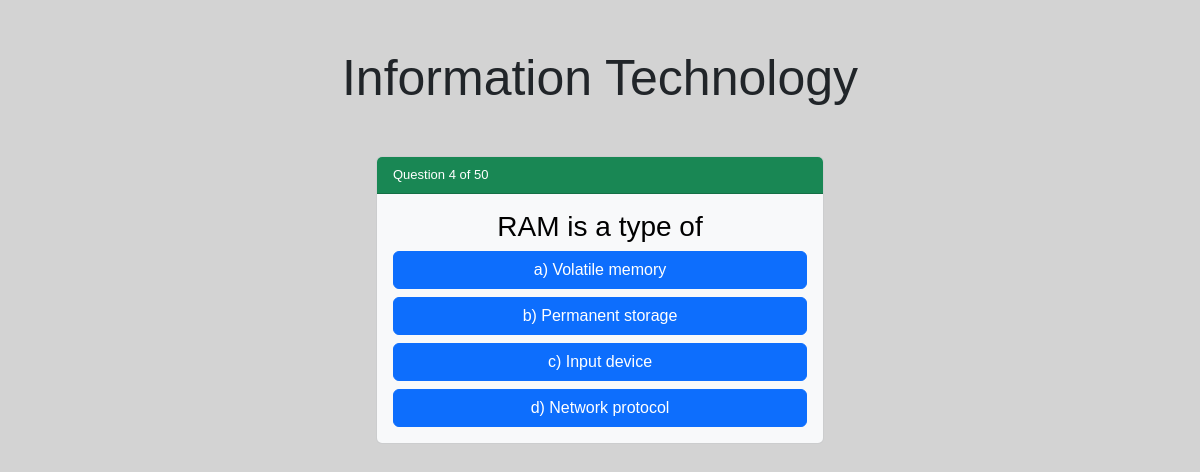
The app's page /quiz/3/3/ with its own data.
### ITwebapp/models.py (models this page shows, shortened)
class Quiz(models.Model):
    title = models.CharField(max_length=200)

class Question(models.Model):
    quiz = models.ForeignKey(Quiz, related_name="questions", on_delete=models.CASCADE)
    text = models.CharField(max_length=500)

class Answer(models.Model):
    question = models.ForeignKey(Question, related_name="answers", on_delete=models.CASCADE)
    text = models.CharField(max_length=200)
    is_correct = models.BooleanField(default=False)

### ITwebapp/views.py (the view)
# urls.py: path("quiz/<int:quiz_id>/<int:q_index>/", views.quiz_detail, name="quiz_detail"),
def quiz_detail(request, quiz_id, q_index=0):
    quiz = get_object_or_404(Quiz, id=quiz_id)
    questions = quiz.questions.all()
    if q_index == 0:
        scores = request.session.get("scores", {})
        scores[str(quiz_id)] = 0
        request.session["scores"] = scores
    if q_index >= len(questions):
        return redirect("quiz_list")
    question = questions[q_index]
    return render(request, "quiz/quiz_detail.html", {
        "quiz": quiz,
        "question": question,
        "q_index": q_index,
        "total": len(questions),
    })

### ITwebapp/templates/quiz/quiz_detail.html (shortened to what this page needs)
{% load static %}
<!DOCTYPE html>
<html>
    <head>
        <link href="https://cdn.jsdelivr.net/npm/bootstrap@5.3.8/dist/css/bootstrap.min.css" rel="stylesheet">
        <link rel="stylesheet" type="text/css" href="{% static '/css/nav.css' %}">
        <link rel="stylesheet" type="text/css" href="{% static '/css/main.css' %}">
        <link rel="stylesheet" type="text/css" href="{% static '/css/text.css' %}">
        <link rel="stylesheet" type="text/css" href="{% static '/css/layout.css' %}">
    </head>
  <body>
    <h2 class="text-center my-5">{{ quiz.title }}</h2>
    <div class="d-flex justify-content-center">
      <div class="card text-bg-light mb-3" style="width: 28rem;">
        <div class="card-header text-bg-success ">Question {{ q_index|add:1 }} of {{ total }}</div>
        <div class="card-body">
          <h3 class="card-title text-center">{{ question.text }}</h5>
          <div class="d-grid gap-2">
            {% for answer in question.answers.all %}
                <a href="{% url 'answer_question' quiz.id q_index answer.id %} " class="btn btn-primary w-100">
                  {{ answer.text }}
                </a>
            {% endfor %}
            </div>
        </div>
    </div>
  </body>
</html>

### ITwebapp/static/css/main.css (style rules this page uses)
body { font-family: Arial; font-size: small; background: lightgray; }

### ITwebapp/static/css/text.css (style rules this page uses)
h2 { font-size: 50px; }

### records on screen
Quiz: title "Information Technology"
Question: text "RAM is a type of"
Answer: text "a) Volatile memory"
Answer: text "b) Permanent storage"
Answer: text "c) Input device"
Answer: text "d) Network protocol"

### other values on screen
{{ q_index|add:1 }} "4"
{{ total }} "50"
